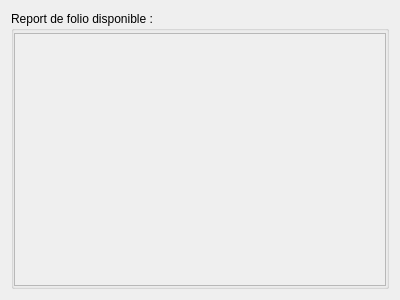
<?xml version="1.0" encoding="UTF-8"?>
<ui version="4.0">
 <class>FolioReportProperties</class>
 <widget class="QWidget" name="FolioReportProperties">
  <property name="geometry">
   <rect>
    <x>0</x>
    <y>0</y>
    <width>400</width>
    <height>300</height>
   </rect>
  </property>
  <property name="windowTitle">
   <string>Form</string>
  </property>
  <layout class="QHBoxLayout" name="horizontalLayout">
   <item>
    <layout class="QVBoxLayout" name="verticalLayout">
     <item>
      <widget class="QGroupBox" name="Report_gb">
       <property name="toolTip">
        <string extracomment="Report de folio pouvant être liée"/>
       </property>
       <property name="whatsThis">
        <string extracomment="C'est ici que vous pouvez spécifier à quel autre report de folio doit être liée celui ci "/>
       </property>
       <property name="title">
        <string>Report de folio disponible :</string>
       </property>
       <layout class="QVBoxLayout" name="_2">
        <property name="sizeConstraint">
         <enum>QLayout::SetMinimumSize</enum>
        </property>
        <property name="leftMargin">
         <number>0</number>
        </property>
        <property name="topMargin">
         <number>2</number>
        </property>
        <property name="rightMargin">
         <number>0</number>
        </property>
        <property name="bottomMargin">
         <number>0</number>
        </property>
        <item>
         <widget class="QScrollArea" name="scrollArea">
          <property name="widgetResizable">
           <bool>true</bool>
          </property>
          <widget class="QWidget" name="scroll_area">
           <property name="geometry">
            <rect>
             <x>0</x>
             <y>0</y>
             <width>370</width>
             <height>258</height>
            </rect>
           </property>
           <layout class="QVBoxLayout" name="available_report_layout">
            <property name="sizeConstraint">
             <enum>QLayout::SetMinimumSize</enum>
            </property>
           </layout>
          </widget>
         </widget>
        </item>
       </layout>
      </widget>
     </item>
    </layout>
   </item>
  </layout>
 </widget>
 <resources/>
 <connections/>
</ui>
